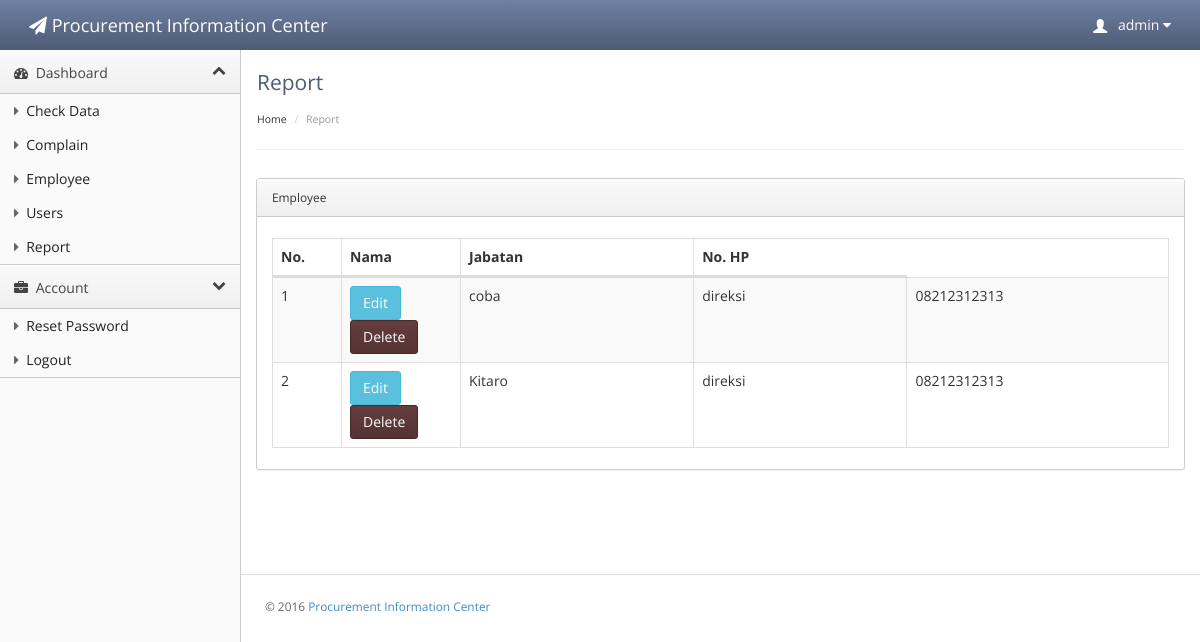
Before: /index.php?pic=report&page=view (signed in) with the older database file.
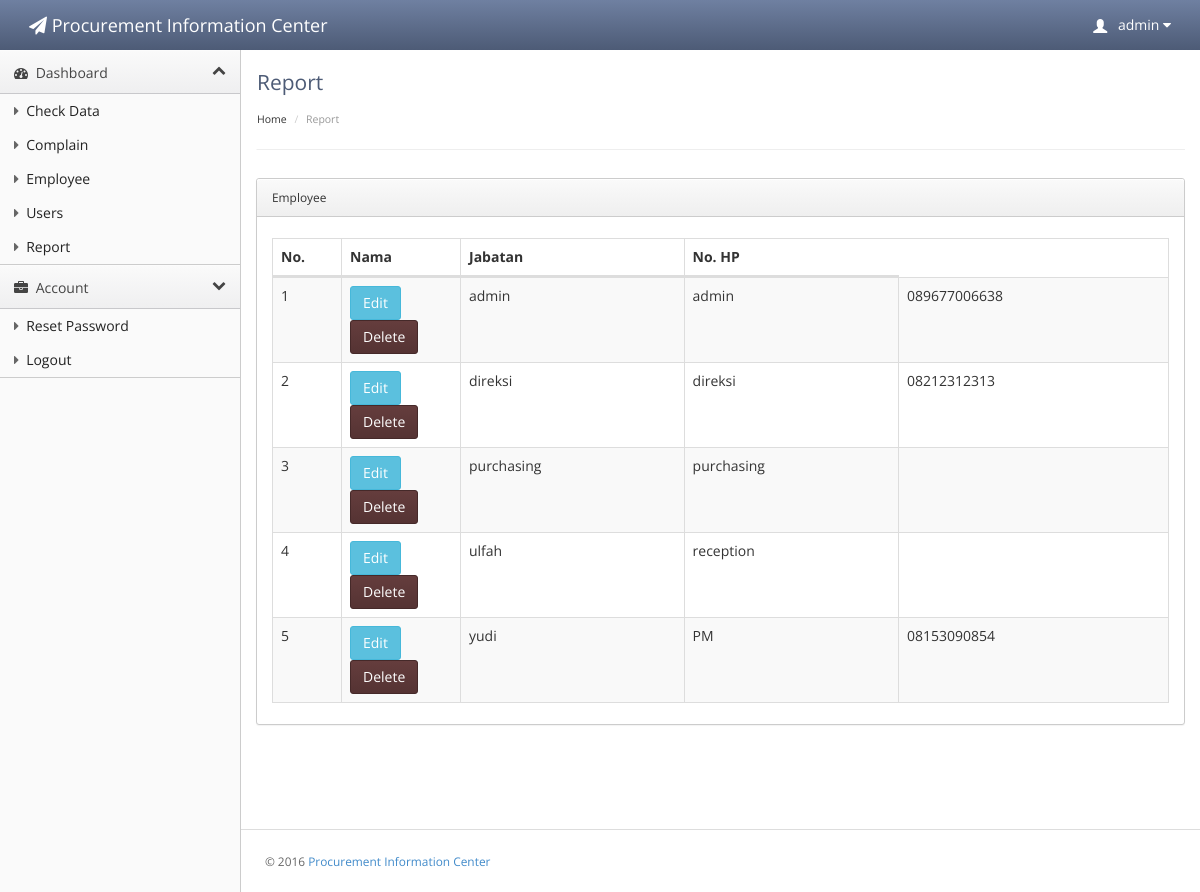
After: the same page with the newer database file.
### tables this page shows
CREATE TABLE `employee` (
  `id` int(11) NOT NULL AUTO_INCREMENT,
  `id_jabatan` int(11) NOT NULL,
  `nama` varchar(150) NOT NULL,
  `no_hp` varchar(100) NOT NULL,
  `status` int(1) NOT NULL DEFAULT '1',
  PRIMARY KEY (`id`)
);

CREATE TABLE `jabatan` (
  `id` int(11) NOT NULL AUTO_INCREMENT,
  `nama` varchar(50) NOT NULL,
  `status` int(1) NOT NULL DEFAULT '1',
  PRIMARY KEY (`id`)
);

### report.php (the view, shortened to what this page needs)
<?php
if (isset($_GET['page'])) {
    if ($_GET['page'] === 'view') {
        ?>
        <div class="header">
            <h1 class="page-title">Report</h1>
            <ul class="breadcrumb">
                <li>Home </li>
                <li class="active">Report</li>
            </ul>
        </div>
        <div class="main-content">
            <div class="row">
                <div class="col-sm-12 col-md-12">
                    <div class="panel panel-default">
                        <a href="#widget1container" class="panel-heading" data-toggle="collapse"> Employee</a>
                        <div id="widget1container" class="panel-body collapse in">
                            <div class="box-body table-responsive">
                                <table id="data" class="table table-bordered table-striped">
                                    <thead>
                                        <tr>
                                            <th width="30px">No.</th>
                                            <th width="80px">Nama</th>
                                            <th>Jabatan</th>
                                            <th>No. HP</th>
                                        </tr>
                                    </thead>
                                    <tbody>
                                        <?php
                                        $query = mysql_query("SELECT e.id, e.nama, e.no_hp, j.nama jabatan FROM employee e left outer join jabatan j on e.id_jabatan = j.id limit 0,5");
                                        $no = 1;
                                        while ($result = mysql_fetch_array($query)) {
                                            echo"<tr>
                                                    <td>$no</td>";
                                            if ($get['uName'] == 'admin' || $get['uName'] == 'lani' || $get['uName'] == 'yesi') {
                                                echo "<td><a href= 'index.php?pic=pm&page=update&id=$result[id]' class='btn btn-info'> Edit</a> ";
                                                echo "<a href= 'index.php?pic=pm&page=update&id=$result[id]' class='btn btn-danger'> Delete</a></td>";
                                            }
                                            echo "
                                                    <td>$result[nama]</td>
                                                    <td>$result[jabatan]</td>
                                                    <td>$result[no_hp]</td>
                                                    </tr>";
                                            $no++;
                                        }
                                        ?>
                                    </tbody>
                                </table>
                            </div>
                        </div>
                    </div>
                </div>
            </div>
        </div>
        <?php
    }
}

Changed rows visible on the page:
removed employee: nama "coba", id_jabatan.nama "direksi", no_hp "08212312313"
added employee: nama "admin", id_jabatan.nama "admin", no_hp "089677006638"
changed employee "direksi": nama "Kitaro" → "direksi"
added employee: nama "purchasing", id_jabatan.nama "purchasing"
added employee: nama "ulfah", id_jabatan.nama "reception"
added employee: nama "yudi", id_jabatan.nama "PM", no_hp "08153090854"
